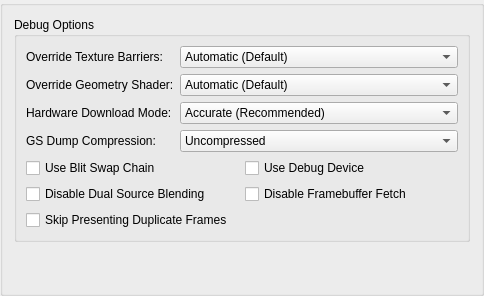
     <widget class="QGroupBox" name="advancedTab">
      <attribute name="title">
       <string>Advanced</string>
      </attribute>
      <layout class="QVBoxLayout" name="verticalLayout_2">
       <item>
        <widget class="QGroupBox" name="groupBox_2">
         <property name="title">
          <string>Debug Options</string>
         </property>
         <layout class="QFormLayout" name="formLayout_6">
          <item row="0" column="0">
           <widget class="QLabel" name="label_19">
            <property name="text">
             <string>Override Texture Barriers:</string>
            </property>
           </widget>
          </item>
          <item row="0" column="1">
           <widget class="QComboBox" name="overrideTextureBarriers">
            <item>
             <property name="text">
              <string>Automatic (Default)</string>
             </property>
            </item>
            <item>
             <property name="text">
              <string>Force Disabled</string>
             </property>
            </item>
            <item>
             <property name="text">
              <string>Force Enabled</string>
             </property>
            </item>
           </widget>
          </item>
          <item row="1" column="0">
           <widget class="QLabel" name="label_30">
            <property name="text">
             <string>Override Geometry Shader:</string>
            </property>
           </widget>
          </item>
          <item row="1" column="1">
           <widget class="QComboBox" name="overrideGeometryShader">
            <item>
             <property name="text">
              <string>Automatic (Default)</string>
             </property>
            </item>
            <item>
             <property name="text">
              <string>Force Disabled</string>
             </property>
            </item>
            <item>
             <property name="text">
              <string>Force Enabled</string>
             </property>
            </item>
           </widget>
          </item>
          <item row="5" column="0" colspan="2">
           <layout class="QGridLayout" name="gridLayout_7">
            <item row="2" column="0">
             <widget class="QCheckBox" name="skipPresentingDuplicateFrames">
              <property name="text">
               <string>Skip Presenting Duplicate Frames</string>
              </property>
             </widget>
            </item>
            <item row="0" column="0">
             <widget class="QCheckBox" name="useBlitSwapChain">
              <property name="text">
               <string>Use Blit Swap Chain</string>
              </property>
             </widget>
            </item>
            <item row="1" column="1">
             <widget class="QCheckBox" name="disableFramebufferFetch">
              <property name="text">
               <string>Disable Framebuffer Fetch</string>
              </property>
             </widget>
            </item>
            <item row="0" column="1">
             <widget class="QCheckBox" name="useDebugDevice">
              <property name="text">
               <string>Use Debug Device</string>
              </property>
             </widget>
            </item>
            <item row="1" column="0">
             <widget class="QCheckBox" name="disableDualSource">
              <property name="text">
               <string>Disable Dual Source Blending</string>
              </property>
             </widget>
            </item>
           </layout>
          </item>
          <item row="3" column="0">
           <widget class="QLabel" name="label_34">
            <property name="text">
             <string>GS Dump Compression:</string>
            </property>
           </widget>
          </item>
          <item row="3" column="1">
           <widget class="QComboBox" name="gsDumpCompression">
            <item>
             <property name="text">
              <string>Uncompressed</string>
             </property>
            </item>
            <item>
             <property name="text">
              <string>LZMA (xz)</string>
             </property>
            </item>
            <item>
             <property name="text">
              <string>Zstandard (zst)</string>
             </property>
            </item>
           </widget>
          </item>
          <item row="2" column="0">
           <widget class="QLabel" name="label_42">
            <property name="text">
             <string>Hardware Download Mode:</string>
            </property>
           </widget>
          </item>
          <item row="2" column="1">
           <widget class="QComboBox" name="gsDownloadMode">
            <item>
             <property name="text">
              <string>Accurate (Recommended)</string>
             </property>
            </item>
            <item>
             <property name="text">
              <string>Disable Readbacks (Synchronize GS Thread)</string>
             </property>
            </item>
            <item>
             <property name="text">
              <string>Unsynchronized (Non-Deterministic)</string>
             </property>
            </item>
            <item>
             <property name="text">
              <string>Disabled (Ignore Transfers)</string>
             </property>
            </item>
           </widget>
          </item>
         </layout>
        </widget>
       </item>
       <item>
        <spacer name="verticalSpacer_2">
         <property name="orientation">
          <enum>Qt::Vertical</enum>
         </property>
         <property name="sizeHint" stdset="0">
          <size>
           <width>20</width>
           <height>40</height>
          </size>
         </property>
        </spacer>
       </item>
      </layout>
     </widget>
